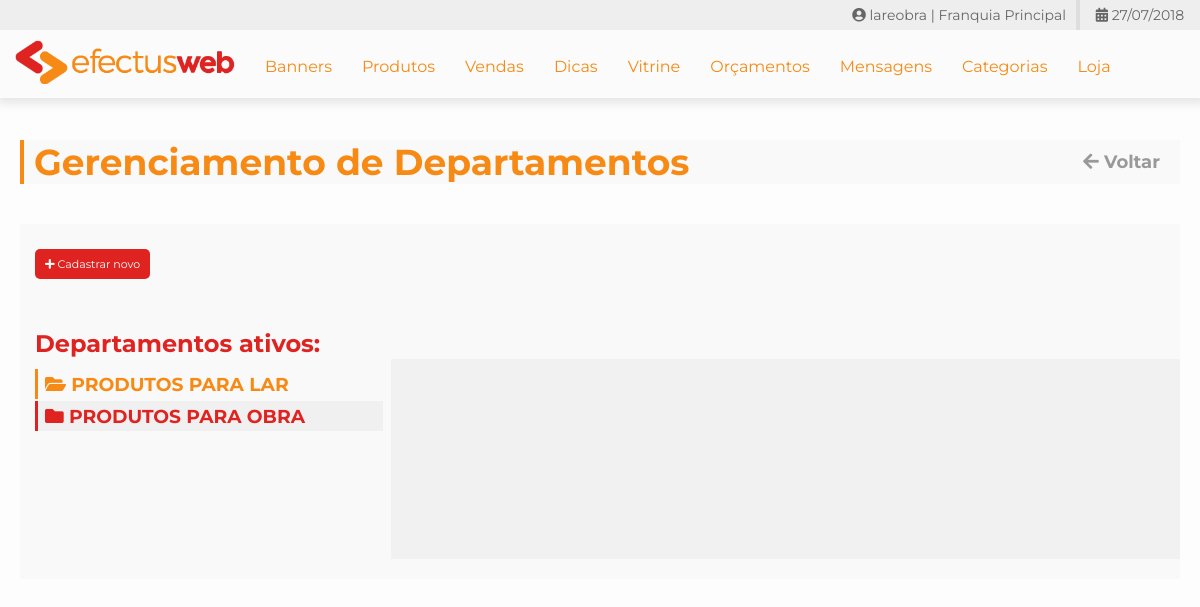
Page /@pew/pew-departamentos.php (signed in) on the committed database.
### tables this page shows
CREATE TABLE `pew_departamentos` (
  `id` int(11) NOT NULL,
  `departamento` varchar(255) NOT NULL,
  `descricao` varchar(255) NOT NULL,
  `posicao` int(11) NOT NULL,
  `ref` varchar(255) NOT NULL,
  `imagem` varchar(255) NOT NULL,
  `data_controle` date NOT NULL,
  `status` int(11) NOT NULL
);

### @pew/pew-system-config.php (called while the page is built, shortened)
<?php
    if(!class_exists("Pew_Custom_Data_Base")){
        class Pew_Custom_Data_Base{
            function __construct($tb_produtos, $tb_marcas, $tb_marcas_produtos, $tb_cores, $tb_imagens_produtos, $tb_departamentos, $tb_departamentos_produtos, $tb_categorias_produtos, $tb_subcategorias_produtos, $tb_orcamentos, $tb_config_orcamentos, $tb_categorias_vitrine, $tb_categoria_destaque, $tb_especificacoes, $tb_especificacoes_produtos, $tb_produtos_relacionados, $tb_cores_relacionadas, $tb_newsletter, $tb_minha_conta, $tb_enderecos, $tb_links_menu, $tb_dicas, $tb_carrinhos, $tb_pedidos, $tb_contatos_servicos){
                $this->tabela_departamentos = $tb_departamentos;
			}
        }
    }
    $pew_custom_db = new Pew_Custom_Data_Base("pew_produtos", "pew_marcas", "pew_marcas_produtos", "pew_cores", "pew_imagens_produtos", "pew_departamentos", "pew_departamentos_produtos", "pew_categorias_produtos", "pew_subcategorias_produtos", "pew_orcamentos", "pew_config_orcamentos", "pew_categorias_vitrine", "pew_categoria_destaque", "pew_especificacoes_tecnicas", "pew_especificacoes_produtos", "pew_produtos_relacionados", "pew_cores_relacionadas", "pew_newsletter", "pew_minha_conta", "pew_enderecos", "pew_links_menu", "pew_dicas", "pew_carrinhos", "pew_pedidos", "pew_contatos_servicos");
?>

### @pew/pew-departamentos.php (the view, shortened to what this page needs)
<?php
    $page_title = "Gerenciamento de Departamentos";
?>
<!DOCTYPE html>
<html>
    <head>
        <?php
            require_once "@link-standard-styles.php";
            require_once "@link-standard-scripts.php";
        ?>
    </head>
    <body>
        <h1 class="titulos"><?php echo $page_title; ?><a href="pew-produtos.php" class="btn-voltar"><i class="fa fa-arrow-left" aria-hidden="true"></i> Voltar</a></h1>
        <section class="conteudo-painel">
            <div class="full label clear">
                <a class="btn-flat btn-cad-categoria" title="Cadastre um novo departamento"><i class="fas fa-plus"></i> Cadastrar novo</a>
            </div>
            <div class='painel-categorias full'>
                <?php
                    require_once "pew-system-config.php";
                    $tabela_departamentos = $pew_custom_db->tabela_departamentos;
                    $contarDepartamentosAtivos = mysqli_query($conexao, "select count(id) as total_departamentos_ativos from $tabela_departamentos where status = 1");
                    $contagem = mysqli_fetch_assoc($contarDepartamentosAtivos);
                    $totalDepartamentos = $contagem["total_departamentos_ativos"];
                    $iconCategorias = "<i class='fa fa-folder icone-categorias' aria-hidden='true'></i>";
                    if($totalDepartamentos > 0){
                        echo "<h2 class='titulo'>Departamentos ativos:</h2>";
                        echo "<div class='display-categorias'>";
                        $queryCategorias = mysqli_query($conexao, "select id, departamento from $tabela_departamentos where status = 1 order by departamento asc");
                        while($departamento = mysqli_fetch_array($queryCategorias)){
                            $idDepartamento = $departamento["id"];
                            $nomeDepartamento = $departamento["departamento"];
                            echo "<div class='box-categoria' style='height: 20px;' pew-id-departamento='$idDepartamento' pew-titulo-departamento='$nomeDepartamento'>";
                                echo "<h3 class='alter-button-box-categoria' pew-id-departamento='$idDepartamento' pew-titulo-departamento='$nomeDepartamento'>".$iconCategorias." ".$nomeDepartamento."</h3>";
                            echo "</div>";
                        }
                        echo "</div>";
                    }
                ?>
            </div>
            <?php
                $class = "";
                echo "<div class='display-ger-categorias $class'></div>";
            ?>
        </section>
    </body>
</html>

### @pew/css/estilo.css (style rules this page uses)
body { margin: 0px; color: #df2321; font-family: 'Montserrat', sans-serif; overflow-x: hidden; background-color: #fdfdfd; }
.titulos { font-size: 36px; width: calc(100% - 54px); color: #f78a14; text-align: left; padding: 0px; margin: 40px 20px 40px 20px; padding: 0px 0px 0px 10px; border-left: 4px solid #f78a14; background-color: #f9f9f9; position: relative; }
.titulos .btn-voltar { position: absolute; right: 0px; top: 0px; height: 44px; font-size: 18px; line-height: 44px; padding-left: 20px; padding-right: 20px; text-align: center; color: #999; text-decoration: none; cursor: pointer; }
.conteudo-painel { width: calc(100% - 40px); margin: 20px; padding: 20px 0px 20px 0px; background-color: #f9f9f9; min-height: 200px; }
.full { width: calc(100% - 30px); margin: 5px 15px 5px 15px; }
.label { display: flex; flex-flow: row wrap; }
.clear { clear: both; }
.btn-flat { width: auto; height: 30px; font-size: 11px; line-height: 30px; border: none; display: block; margin: 0px 15px 10px 0px; padding: 0px 10px 0px 10px; border-radius: 5px; background-color: #df2321; color: #fff; transition: .3s; text-decoration: none; text-align: center; cursor: pointer; }

### @pew/css/categorias.css (style rules this page uses)
.painel-categorias { width: 30%; padding-top: 10px; padding-bottom: 10px; float: left; }
.painel-categorias .titulo { margin: 0; height: 50px; margin-top: 10px; line-height: 50px; text-align: left; }
.painel-categorias .display-categorias { position: relative; width: 100%; }
.box-categoria { width: 95%; height: 20px; padding: 2%; padding-top: 5px; padding-bottom: 5px; background-color: #f0f0f0; margin-bottom: 2px; font-size: 16px; text-align: left; position: relative; transition: .3s; border-left: 3px solid #df2321; overflow: hidden; color: #df2321; }
.box-categoria .alter-button-box-categoria { margin: 0px; height: 30px; line-height: 22px; cursor: pointer; }
.box-categoria-active { background-color: #f9f9f9; border-color: #f78a14; color: #f78a14; height: auto; }
.display-ger-categorias { width: 68%; margin-left: 32%; margin-top: 70px; min-height: 200px; background-color: #f1f1f1; opacity: 0; transition: .2s; }
.display-ger-categorias-active { opacity: 1; }

### rows in the picture
pew_departamentos: departamento "PRODUTOS PARA LAR"
pew_departamentos: departamento "PRODUTOS PARA OBRA"

### other values in the picture
$pew_session->usuario "lareobra"
$pew_nivel "Franquia Principal"
$tituloPrincipal "Banners"
$tituloPrincipal "Produtos"
$tituloPrincipal "Vendas"
$tituloPrincipal "Dicas"
$tituloPrincipal "Vitrine"
$tituloPrincipal "Orçamentos"
$tituloPrincipal "Mensagens"
$tituloPrincipal "Categorias"
$tituloPrincipal "Loja"
$page_title "Gerenciamento de Departamentos"
